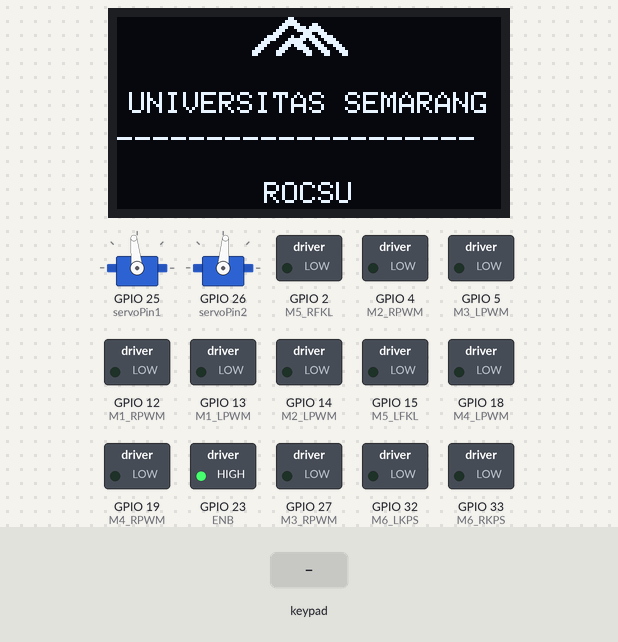
A sketch run on a simulated ESP32. Parts: 128×64 one-colour display, 2 × servo, switched loads named in the sketch (green lamp = pin HIGH). The inputs (shaded band) are chosen by the test bench. The display library's start-up logo is not drawn; nothing arrives over Bluetooth unless stated; what the sketch prints to the serial monitor is not drawn.

Above: at 3.7 s.
3.8 s: key 'X' pressed
At 4.03 s:
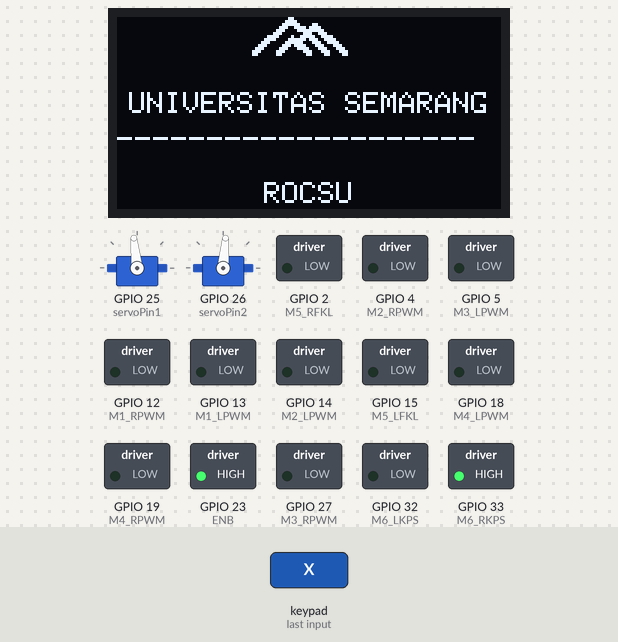
5.7 s: key 'S' pressed
At 5.93 s:
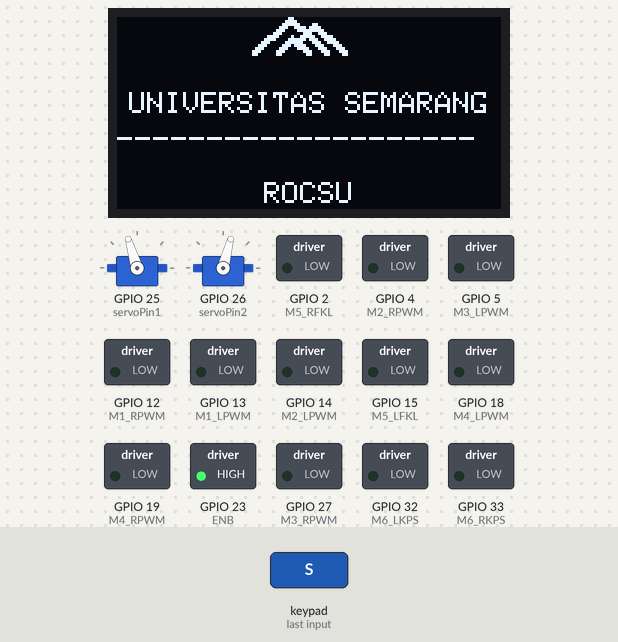
7.6 s: key '+' pressed
At 7.83 s:
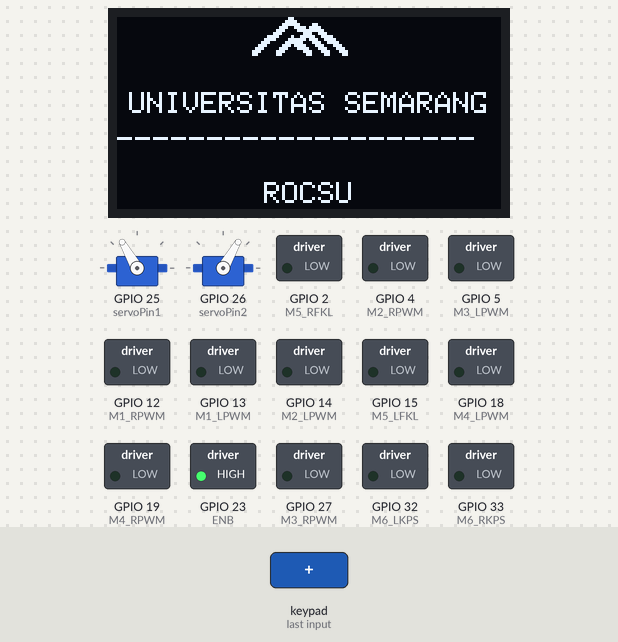
Timing chart, 0 to 10.6 s (numbered marks = the images above; inputs shaded):
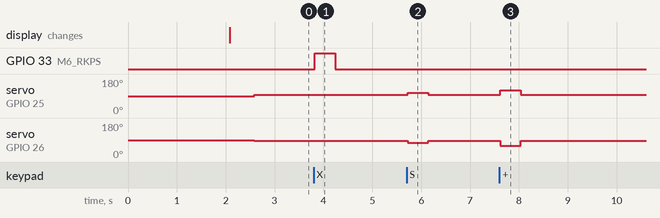

Measured:
- after the input at 3.8 s, GPIO 33 (M6_RKPS): LOW → HIGH at once, → LOW 0.42 s later
- after the input at 5.7 s, servo on GPIO 25 (servoPin1): 96° → 107° at once, → 96° 0.42 s later; servo on GPIO 26 (servoPin2): 85° → 75° at once, → 85° 0.42 s later
- after the input at 7.6 s, servo on GPIO 25 (servoPin1): 96° → 120° at once, → 96° 0.42 s later; servo on GPIO 26 (servoPin2): 85° → 60° at once, → 85° 0.42 s later

The sketch:

manualControl.ino
```cpp
#include <Ps3Controller.h>
#include <ESP32Servo.h>
#include <Wire.h>
#include <SPI.h>
#include <Adafruit_GFX.h>
#include <Adafruit_SSD1306.h>
#include "driver/ledc.h"

#define SCREEN_WIDTH 128
#define SCREEN_HEIGHT 64

#define ENB 23
#define M1_RPWM 12
#define M1_LPWM 13
#define M2_RPWM 4
#define M2_LPWM 14
#define M3_RPWM 27
#define M3_LPWM 5
#define M4_RPWM 19
#define M4_LPWM 18
#define M5_RFKL 2
#define M5_LFKL 15
#define M6_RKPS 33
#define M6_LKPS 32
#define servoPin1 25
#define servoPin2 26

#define M1_RPWM_CH 1
#define M1_LPWM_CH 2
#define M2_RPWM_CH 3
#define M2_LPWM_CH 4
#define M3_RPWM_CH 5
#define M3_LPWM_CH 6
#define M4_RPWM_CH 7
#define M4_LPWM_CH 8
#define M5_RFKL_CH 9
#define M5_LFKL_CH 10
#define M6_RKPS_CH 11
#define M6_LKPS_CH 12

#define MAXV 65535

Adafruit_SSD1306 display(SCREEN_WIDTH, SCREEN_HEIGHT, &Wire, -1);
Servo servo1, servo2;

int xL=0, yL=0, xR=0, yR=0;
bool T=0,X=0,S=0,C=0;
bool U=0,D=0,L=0,R=0;
bool L1=0,L2=0,L3=0,R1=0,R2=0,R3=0;
bool SELECT=0,START=0;

char *MAC = "a8:42:e3:8d:b5:82";

const unsigned char logo[] PROGMEM = {

    0x00, 0x00, 0x00, 0x00, 0x00, 0x00, 0x00, 0x60, 0x00, 0x00, 0x00, 0x00, 0x00, 0x00, 0x00, 0x00,
    0x00, 0x00, 0x00, 0x00, 0x00, 0x00, 0x00, 0xf0, 0x00, 0x00, 0x00, 0x00, 0x00, 0x00, 0x00, 0x00,
    0x00, 0x00, 0x00, 0x00, 0x00, 0x00, 0x01, 0xf8, 0x60, 0x00, 0x00, 0x00, 0x00, 0x00, 0x00, 0x00,
    0x00, 0x00, 0x00, 0x00, 0x00, 0x00, 0x03, 0x9e, 0xf0, 0x00, 0x00, 0x00, 0x00, 0x00, 0x00, 0x00,
    0x00, 0x00, 0x00, 0x00, 0x00, 0x00, 0x07, 0x0f, 0xf8, 0x00, 0x00, 0x00, 0x00, 0x00, 0x00, 0x00,
    0x00, 0x00, 0x00, 0x00, 0x00, 0x00, 0x0e, 0x03, 0x9c, 0x00, 0x00, 0x00, 0x00, 0x00, 0x00, 0x00,
    0x00, 0x00, 0x00, 0x00, 0x00, 0x00, 0x3c, 0x27, 0xcf, 0x00, 0x00, 0x00, 0x00, 0x00, 0x00, 0x00,
    0x00, 0x00, 0x00, 0x00, 0x00, 0x00, 0x78, 0x7e, 0xe7, 0x80, 0x00, 0x00, 0x00, 0x00, 0x00, 0x00,
    0x00, 0x00, 0x00, 0x00, 0x00, 0x00, 0xe0, 0xfc, 0x73, 0xc0, 0x00, 0x00, 0x00, 0x00, 0x00, 0x00,
    0x00, 0x00, 0x00, 0x00, 0x00, 0x01, 0xc1, 0xde, 0x38, 0xe0, 0x00, 0x00, 0x00, 0x00, 0x00, 0x00,
    0x00, 0x00, 0x00, 0x00, 0x00, 0x03, 0x83, 0x8f, 0x1c, 0x70, 0x00, 0x00, 0x00, 0x00, 0x00, 0x00,
    0x00, 0x00, 0x00, 0x00, 0x00, 0x07, 0x07, 0x03, 0x8e, 0x38, 0x00, 0x00, 0x00, 0x00, 0x00, 0x00,
    0x00, 0x00, 0x00, 0x00, 0x00, 0x06, 0x06, 0x01, 0x86, 0x18, 0x00, 0x00, 0x00, 0x00, 0x00, 0x00,
    0x00, 0x00, 0x00, 0x00, 0x00, 0x00, 0x00, 0x00, 0x00, 0x00, 0x00, 0x00, 0x00, 0x00, 0x00, 0x00,
    0x00, 0x00, 0x00, 0x00, 0x00, 0x00, 0x00, 0x00, 0x00, 0x00, 0x00, 0x00, 0x00, 0x00, 0x00, 0x00,
    0x00, 0x00, 0x00, 0x00, 0x00, 0x00, 0x00, 0x00, 0x00, 0x00, 0x00, 0x00, 0x00, 0x00, 0x00, 0x00,
    0x00, 0x00, 0x00, 0x00, 0x00, 0x00, 0x00, 0x00, 0x00, 0x00, 0x00, 0x00, 0x00, 0x00, 0x00, 0x00,
    0x00, 0x00, 0x00, 0x00, 0x00, 0x00, 0x00, 0x00, 0x00, 0x00, 0x00, 0x00, 0x00, 0x00, 0x00, 0x00,
    0x00, 0x00, 0x00, 0x00, 0x00, 0x00, 0x00, 0x00, 0x00, 0x00, 0x00, 0x00, 0x00, 0x00, 0x00, 0x00,
    0x00, 0x00, 0x00, 0x00, 0x00, 0x00, 0x00, 0x00, 0x00, 0x00, 0x00, 0x00, 0x00, 0x00, 0x00, 0x00,
    0x00, 0x00, 0x00, 0x00, 0x00, 0x00, 0x00, 0x00, 0x00, 0x00, 0x00, 0x00, 0x00, 0x00, 0x00, 0x00,
    0x00, 0x00, 0x00, 0x00, 0x00, 0x00, 0x00, 0x00, 0x00, 0x00, 0x00, 0x00, 0x00, 0x00, 0x00, 0x00,
    0x00, 0x00, 0x00, 0x00, 0x00, 0x00, 0x00, 0x00, 0x00, 0x00, 0x00, 0x00, 0x00, 0x00, 0x00, 0x00,
    0x00, 0x00, 0x00, 0x00, 0x00, 0x00, 0x00, 0x00, 0x00, 0x00, 0x00, 0x00, 0x00, 0x00, 0x00, 0x00,
    0x00, 0x00, 0x00, 0x00, 0x00, 0x00, 0x00, 0x00, 0x00, 0x00, 0x00, 0x00, 0x00, 0x00, 0x00, 0x00,
    0x00, 0x00, 0x00, 0x00, 0x00, 0x00, 0x00, 0x00, 0x00, 0x00, 0x00, 0x00, 0x00, 0x00, 0x00, 0x00,
    0x00, 0x00, 0x00, 0x00, 0x00, 0x00, 0x00, 0x00, 0x00, 0x00, 0x00, 0x00, 0x00, 0x00, 0x00, 0x00,
    0x00, 0x00, 0x00, 0x00, 0x00, 0x00, 0x00, 0x00, 0x00, 0x00, 0x00, 0x00, 0x00, 0x00, 0x00, 0x00,
    0x00, 0x00, 0x00, 0x00, 0x00, 0x00, 0x00, 0x00, 0x00, 0x00, 0x00, 0x00, 0x00, 0x00, 0x00, 0x00,
    0x00, 0x00, 0x00, 0x00, 0x00, 0x00, 0x00, 0x00, 0x00, 0x00, 0x00, 0x00, 0x00, 0x00, 0x00, 0x00,
    0x00, 0x00, 0x00, 0x00, 0x00, 0x00, 0x00, 0x00, 0x00, 0x00, 0x00, 0x00, 0x00, 0x00, 0x00, 0x00,
    0x00, 0x00, 0x00, 0x00, 0x00, 0x00, 0x00, 0x00, 0x00, 0x00, 0x00, 0x00, 0x00, 0x00, 0x00, 0x00,
    0x00, 0x00, 0x00, 0x00, 0x00, 0x00, 0x00, 0x00, 0x00, 0x00, 0x00, 0x00, 0x00, 0x00, 0x00, 0x00,
    0x00, 0x00, 0x00, 0x00, 0x00, 0x00, 0x00, 0x00, 0x00, 0x00, 0x00, 0x00, 0x00, 0x00, 0x00, 0x00,
    0x00, 0x00, 0x00, 0x00, 0x00, 0x00, 0x00, 0x00, 0x00, 0x00, 0x00, 0x00, 0x00, 0x00, 0x00, 0x00,
    0x00, 0x00, 0x00, 0x00, 0x00, 0x00, 0x00, 0x00, 0x00, 0x00, 0x00, 0x00, 0x00, 0x00, 0x00, 0x00,
    0x00, 0x00, 0x00, 0x00, 0x00, 0x00, 0x00, 0x00, 0x00, 0x00, 0x00, 0x00, 0x00, 0x00, 0x00, 0x00,
    0x00, 0x00, 0x00, 0x00, 0x00, 0x00, 0x00, 0x00, 0x00, 0x00, 0x00, 0x00, 0x00, 0x00, 0x00, 0x00,
    0x00, 0x00, 0x00, 0x00, 0x00, 0x00, 0x00, 0x00, 0x00, 0x00, 0x00, 0x00, 0x00, 0x00, 0x00, 0x00,
    0x00, 0x00, 0x00, 0x00, 0x00, 0x00, 0x00, 0x00, 0x00, 0x00, 0x00, 0x00, 0x00, 0x00, 0x00, 0x00,
    0x00, 0x00, 0x00, 0x00, 0x00, 0x00, 0x00, 0x00, 0x00, 0x00, 0x00, 0x00, 0x00, 0x00, 0x00, 0x00,
    0x00, 0x00, 0x00, 0x00, 0x00, 0x00, 0x00, 0x00, 0x00, 0x00, 0x00, 0x00, 0x00, 0x00, 0x00, 0x00,
    0x00, 0x00, 0x00, 0x00, 0x00, 0x00, 0x00, 0x00, 0x00, 0x00, 0x00, 0x00, 0x00, 0x00, 0x00, 0x00,
    0x00, 0x00, 0x00, 0x00, 0x00, 0x00, 0x00, 0x00, 0x00, 0x00, 0x00, 0x00, 0x00, 0x00, 0x00, 0x00,
    0x00, 0x00, 0x00, 0x00, 0x00, 0x00, 0x00, 0x00, 0x00, 0x00, 0x00, 0x00, 0x00, 0x00, 0x00, 0x00,
    0x00, 0x00, 0x00, 0x00, 0x00, 0x00, 0x00, 0x00, 0x00, 0x00, 0x00, 0x00, 0x00, 0x00, 0x00, 0x00,
    0x00, 0x00, 0x00, 0x00, 0x00, 0x00, 0x00, 0x00, 0x00, 0x00, 0x00, 0x00, 0x00, 0x00, 0x00, 0x00,
    0x00, 0x00, 0x00, 0x00, 0x00, 0x00, 0x00, 0x00, 0x00, 0x00, 0x00, 0x00, 0x00, 0x00, 0x00, 0x00,
    0x00, 0x00, 0x00, 0x00, 0x00, 0x00, 0x00, 0x00, 0x00, 0x00, 0x00, 0x00, 0x00, 0x00, 0x00, 0x00,
    0x00, 0x00, 0x00, 0x00, 0x00, 0x00, 0x00, 0x00, 0x00, 0x00, 0x00, 0x00, 0x00, 0x00, 0x00, 0x00,
    0x00, 0x00, 0x00, 0x00, 0x00, 0x00, 0x00, 0x00, 0x00, 0x00, 0x00, 0x00, 0x00, 0x00, 0x00, 0x00,
    0x00, 0x00, 0x00, 0x00, 0x00, 0x00, 0x00, 0x00, 0x00, 0x00, 0x00, 0x00, 0x00, 0x00, 0x00, 0x00,
    0x00, 0x00, 0x00, 0x00, 0x00, 0x00, 0x00, 0x00, 0x00, 0x00, 0x00, 0x00, 0x00, 0x00, 0x00, 0x00,
    0x00, 0x00, 0x00, 0x00, 0x00, 0x00, 0x00, 0x00, 0x00, 0x00, 0x00, 0x00, 0x00, 0x00, 0x00, 0x00,
    0x00, 0x00, 0x00, 0x00, 0x00, 0x00, 0x00, 0x00, 0x00, 0x00, 0x00, 0x00, 0x00, 0x00, 0x00, 0x00,
    0x00, 0x00, 0x00, 0x00, 0x00, 0x00, 0x00, 0x00, 0x00, 0x00, 0x00, 0x00, 0x00, 0x00, 0x00, 0x00,
    0x00, 0x00, 0x00, 0x00, 0x00, 0x00, 0x00, 0x00, 0x00, 0x00, 0x00, 0x00, 0x00, 0x00, 0x00, 0x00,
    0x00, 0x00, 0x00, 0x00, 0x00, 0x00, 0x00, 0x00, 0x00, 0x00, 0x00, 0x00, 0x00, 0x00, 0x00, 0x00,
    0x00, 0x00, 0x00, 0x00, 0x00, 0x00, 0x00, 0x00, 0x00, 0x00, 0x00, 0x00, 0x00, 0x00, 0x00, 0x00,
    0x00, 0x00, 0x00, 0x00, 0x00, 0x00, 0x00, 0x00, 0x00, 0x00, 0x00, 0x00, 0x00, 0x00, 0x00, 0x00,
    0x00, 0x00, 0x00, 0x00, 0x00, 0x00, 0x00, 0x00, 0x00, 0x00, 0x00, 0x00, 0x00, 0x00, 0x00, 0x00,
    0x00, 0x00, 0x00, 0x00, 0x00, 0x00, 0x00, 0x00, 0x00, 0x00, 0x00, 0x00, 0x00, 0x00, 0x00, 0x00,
    0x00, 0x00, 0x00, 0x00, 0x00, 0x00, 0x00, 0x00, 0x00, 0x00, 0x00, 0x00, 0x00, 0x00, 0x00, 0x00,
    0x00, 0x00, 0x00, 0x00, 0x00, 0x00, 0x00, 0x00, 0x00, 0x00, 0x00, 0x00, 0x00, 0x00, 0x00, 0x00
};

uint32_t convertPWM(int value) {
    return (abs(value) * MAXV) / 255;
}

int fast = 255;
int slow = 90;

int base = 170;
int side = 150;
int rot = 110;

int rotate = 0;
int sides = 0;
int speeds = 0;

float offsetX = 1.1;

void setup() {

    Serial.begin(115200);

    Ps3.attach(notify);
    Ps3.attachOnConnect(onConnect);
    Ps3.begin(MAC);
    pinMode(ENB, OUTPUT);
    setupLEDC();
    setOled();
    ESP32PWM::allocateTimer(0);
    ESP32PWM::allocateTimer(1);
    ESP32PWM::allocateTimer(2);
    ESP32PWM::allocateTimer(3);
    servo1.setPeriodHertz(50);
    servo2.setPeriodHertz(50);
    servo1.attach(servoPin1, 500, 2400);
    servo2.attach(servoPin2, 500, 2400);

    motor(0, 0, 0, 0);
    servo(90, 90);
    fakt(0, 0);
    delay(500);
}

void loop() {
    digitalWrite(ENB, HIGH);

    int motor1 = 0, motor2 = 0, motor3 = 0, motor4 = 0;
    bool offset = (yL == 0 && xR == 0 && xL == 0);

    speeds = (R2 > 0) ? slow : (L2 > 0) ? fast : base;
    sides = (R2 > 0) ? slow : (L2 > 0) ? fast : side;
    rotate = (R2 > 0) ? slow : (L2 > 0) ? fast : rot;

    float x = sqrt((xL * xL) + (yL * yL));
    if (x > 127) {
        xL = (xL / x) * 127;
        yL = (yL / x) * 127;
    }
    float y = (abs(xL) > 0 && abs(yL) > 0) ? 0.7 : 1.0;
    xL *= y;
    yL *= y;

    if (abs(xL) > abs(yL)) {
        yL = 0;
    } else if (abs(yL) > abs(xL)) {
        xL = 0;
    }

    if (!offset) {
        motor1 += speeds * (yL > 0 ? 1 : (yL < 0 ? -1 : 0));
        motor2 += speeds * (yL > 0 ? 1 : (yL < 0 ? -1 : 0));
        motor3 += speeds * (yL > 0 ? 1 : (yL < 0 ? -1 : 0));
        motor4 += speeds * (yL > 0 ? 1 : (yL < 0 ? -1 : 0));

        motor1 += rotate * (xR > 0 ? 1  : (xR < 0 ? -1 : 0));
        motor2 += rotate * (xR > 0 ? -1 : (xR < 0 ? 1  : 0));
        motor3 += rotate * (xR > 0 ? -1 : (xR < 0 ? 1  : 0));
        motor4 += rotate * (xR > 0 ? 1  : (xR < 0 ? -1 : 0));

        motor1 += sides * (xL > 0 ? 1  : (xL < 0 ? -1 : 0));
        motor2 += sides * (xL > 0 ? -1 : (xL < 0 ? 1  : 0));
        motor3 += sides * (xL > 0 ? 1  : (xL < 0 ? -1 : 0));
        motor4 += sides * (xL > 0 ? -1 : (xL < 0 ? 1  : 0));
    } else {
        motor1 = 0;
        motor2 = 0;
        motor3 = 0;
        motor4 = 0;
    }

    if (R1 > 0) {
        fakt(120, 0);
    } else if (L1 > 0) {
        fakt(-120, 0);
    } else if (X > 0) {
        fakt(0, 255);
    } else {
        fakt(0, 0);
    }

    if (S > 0) {
        servo(107, 75);
    } else if (START > 0) {
        servo(120, 60);
    } else {
        servo(96, 85);
    }

    motor(motor1, motor2, motor3, motor4);
}
```

joystik.ino
```cpp
void onConnect() {
  Serial.println("Connected.");
}

void notify() {
  xL = Ps3.data.analog.stick.lx;  // up+ down-
  yL = -Ps3.data.analog.stick.ly; //left- right+
  xR = Ps3.data.analog.stick.rx;
  yR = -Ps3.data.analog.stick.ry;
  T = Ps3.data.button.triangle;
  X = Ps3.data.button.cross;
  S = Ps3.data.button.square;
  C = Ps3.data.button.circle;
  R1 = Ps3.data.button.r1;
  R2 = Ps3.data.button.r2;
  R3 = Ps3.data.button.r3;
  L1 = Ps3.data.button.l1;
  L2 = Ps3.data.button.l2;
  L3 = Ps3.data.button.l3;
  U = Ps3.data.button.up;
  D = Ps3.data.button.down;
  L = Ps3.data.button.left;
  R = Ps3.data.button.right;
  SELECT = Ps3.data.button.select;
  START = Ps3.data.button.start;
}

void readJoystick(){

  Serial.print("analogLX : "); Serial.print(xL); Serial.print(" - "); Serial.print("analogLY : "); Serial.print(yL);  Serial.print(" - ");
  Serial.print("analogRX : "); Serial.print(xR); Serial.print(" - "); Serial.print("analogRY : "); Serial.print(yR);  Serial.print(" - ");
  Serial.print("R1 : "); Serial.print(R1); Serial.print(" - "); Serial.print("R2 : "); Serial.print(R2);  Serial.print(" - ");
  Serial.print("L1 : "); Serial.print(L1); Serial.print(" - "); Serial.print("L2 : "); Serial.print(L2);  Serial.print(" - ");
  Serial.print("R1 : "); Serial.print(R1); Serial.print(" - "); Serial.print("R2 : "); Serial.print(R2);  Serial.print(" - ");
  Serial.print("L1 : "); Serial.print(L1); Serial.print(" - "); Serial.print("L2 : "); Serial.print(L2);  Serial.print(" - ");
  Serial.print("T : "); Serial.print(T); Serial.print(" - "); Serial.print("X : "); Serial.print(X);  Serial.print(" - ");
  Serial.print("S : "); Serial.print(S); Serial.print(" - "); Serial.print("C : "); Serial.print(C);  Serial.print(" - ");
  Serial.print("U : "); Serial.print(U); Serial.print(" - "); Serial.print("D : "); Serial.print(D);  Serial.print(" - ");
  Serial.print("L : "); Serial.print(L); Serial.print(" - "); Serial.print("R : "); Serial.print(R);  Serial.print(" - ");
  Serial.println(" ");
}

void calibrateMotor(){
    if (T > 0) {
          motor(100, 0, 0, 0);
    }else if (X > 0) {
          motor(0, 100, 0, 0);
    }else if (S > 0) {
          motor(0, 0, 100, 0);
    }else if (C > 0) {
          motor(0, 0, 0, 100);
    } else {
      motor(0, 0, 0, 0);
    }
}
```

motor.ino
```cpp
void motor(int M1, int M2, int M3, int M4) {
  float offsetY = 1.0 + (abs(M3) / 255.0) * (offsetY - 1.0);
  M3 = M3 * offsetY;

  if(M1 > 0) {
    ledcWrite(M1_RPWM, convertPWM(M1));
    ledcWrite(M1_LPWM, 0);
  } else if(M1 < 0) {
    ledcWrite(M1_RPWM, 0);
    ledcWrite(M1_LPWM, convertPWM(abs(M1)));
  } else {
    ledcWrite(M1_RPWM, 0);
    ledcWrite(M1_LPWM, 0);
  }

  if(M2 > 0) {
    ledcWrite(M2_RPWM, convertPWM(M2));
    ledcWrite(M2_LPWM, 0);
  } else if(M2 < 0) {
    ledcWrite(M2_RPWM, 0);
    ledcWrite(M2_LPWM, convertPWM(abs(M2)));
  } else {
    ledcWrite(M2_RPWM, 0);
    ledcWrite(M2_LPWM, 0);
  }

  if(M3 > 0) {
    ledcWrite(M3_RPWM, convertPWM(M3));
    ledcWrite(M3_LPWM, 0);
  } else if(M3 < 0) {
    ledcWrite(M3_RPWM, 0);
    ledcWrite(M3_LPWM, convertPWM(abs(M3)));
  } else {
    ledcWrite(M3_RPWM, 0);
    ledcWrite(M3_LPWM, 0);
  }

  if(M4 > 0) {
    ledcWrite(M4_RPWM, convertPWM(M4));
    ledcWrite(M4_LPWM, 0);
  } else if(M4 < 0) {
    ledcWrite(M4_RPWM, 0);
    ledcWrite(M4_LPWM, convertPWM(abs(M4)));
  } else {
    ledcWrite(M4_RPWM, 0);
    ledcWrite(M4_LPWM, 0);
  }
}
void fakt(int M5, int M6){  //front aktuator

  if(M5 > 0) {
    ledcWrite(M5_RFKL, convertPWM(M5));
    ledcWrite(M5_LFKL, 0);
  } else if(M5 < 0) {
    ledcWrite(M5_RFKL, 0);
    ledcWrite(M5_LFKL, convertPWM(abs(M5)));
  } else {
    ledcWrite(M5_RFKL, 0);
    ledcWrite(M5_LFKL, 0);
  }

  if(M6 > 0) {
      ledcWrite(M6_RKPS, convertPWM(M6));
      ledcWrite(M6_LKPS, 0);
  }else if(M6 < 0) {
      ledcWrite(M6_RKPS, 0);
      ledcWrite(M6_LKPS, convertPWM(abs(M6)));
  }else {
      ledcWrite(M6_RKPS, 0);
      ledcWrite(M6_LKPS, 0);
  }
}
void servo(int S1, int S2) {

    servo1.write(S1);
    servo2.write(S2);
}
```

setup.ino
```cpp
void setupLEDC() {

  ledcAttach(M1_RPWM, 1000, 16);
  ledcAttach(M1_LPWM, 1000, 16);
  ledcAttach(M2_RPWM, 1000, 16);
  ledcAttach(M2_LPWM, 1000, 16);
  ledcAttach(M3_RPWM, 1000, 16);
  ledcAttach(M3_LPWM, 1000, 16);
  ledcAttach(M4_RPWM, 1000, 16);
  ledcAttach(M4_LPWM, 1000, 16);
  ledcAttach(M5_RFKL, 1000, 16);
  ledcAttach(M5_LFKL, 1000, 16);
  ledcAttach(M6_RKPS, 1000, 16);
  ledcAttach(M6_LKPS, 1000, 16);

}

void setOled(){

  if(!display.begin(SSD1306_SWITCHCAPVCC, 0x3C)) {
    Serial.println(F("SSD1306 allocation failed"));
    for(;;);
  }
  display.display();
  delay(2000);
  display.clearDisplay();
  display.drawBitmap(0, 0, logo, 128, 64, WHITE);

  String textMiddle = "UNIVERSITAS SEMARANG";
  int textMiddleWidth = textMiddle.length() * 6;
  int xMiddle = (SCREEN_WIDTH - textMiddleWidth) / 2;
  display.setCursor(xMiddle, 25);
  display.setTextSize(1);
  display.setTextColor(SSD1306_WHITE);
  display.print(textMiddle);

  display.setCursor(0, 37);
  display.print("--------------------");

  String textBottom = "ROCSU";
  int textBottomWidth = textBottom.length() * 6;
  int xBottom = (SCREEN_WIDTH - textBottomWidth) / 2;
  display.setCursor(xBottom, 55);
  display.print(textBottom);
  display.display();
}
```
